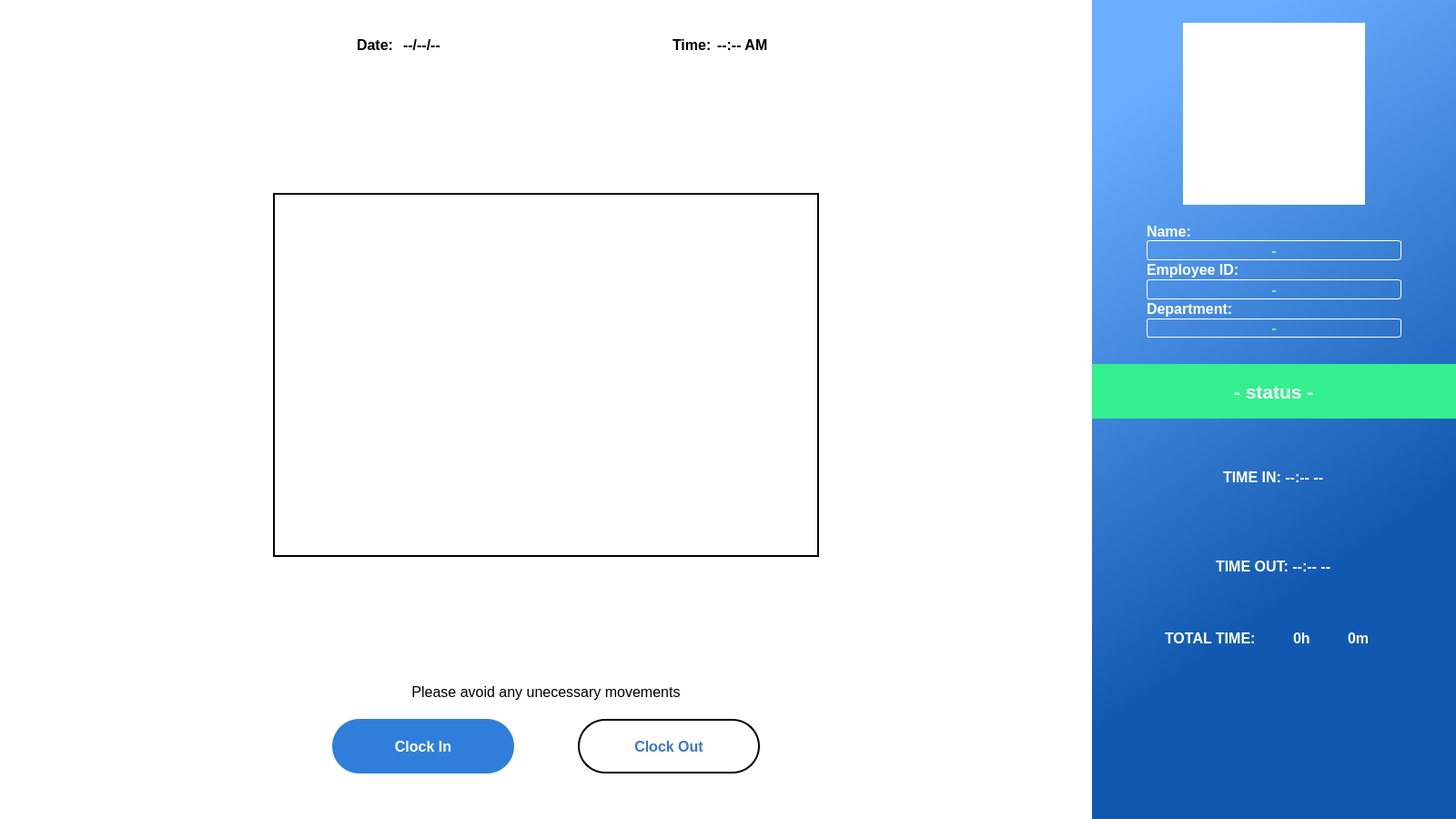
<?xml version="1.0" encoding="UTF-8"?>
<ui version="4.0">
 <class>MainWindow</class>
 <widget class="QMainWindow" name="MainWindow">
  <property name="geometry">
   <rect>
    <x>0</x>
    <y>0</y>
    <width>1600</width>
    <height>900</height>
   </rect>
  </property>
  <property name="windowTitle">
   <string>Employee Window</string>
  </property>
  <property name="windowIcon">
   <iconset>
    <normaloff>icons/logo.png</normaloff>icons/logo.png</iconset>
  </property>
  <widget class="QWidget" name="centralwidget">
   <property name="styleSheet">
    <string notr="true">#centralwidget {
	background-color: white;
}

#rightWidget {
	background-color: qlineargradient(spread:pad, x1:0.799, y1:0.971591, x2:0.5, y2:0, stop:0.298507 rgba(17, 89, 176, 255), stop:1 rgba(105, 173, 255, 255));
}</string>
   </property>
   <layout class="QHBoxLayout" name="horizontalLayout">
    <property name="spacing">
     <number>0</number>
    </property>
    <property name="leftMargin">
     <number>0</number>
    </property>
    <property name="topMargin">
     <number>0</number>
    </property>
    <property name="rightMargin">
     <number>0</number>
    </property>
    <property name="bottomMargin">
     <number>0</number>
    </property>
    <item alignment="Qt::AlignHCenter">
     <widget class="QWidget" name="leftWidget" native="true">
      <property name="minimumSize">
       <size>
        <width>0</width>
        <height>0</height>
       </size>
      </property>
      <layout class="QVBoxLayout" name="verticalLayout_6">
       <property name="spacing">
        <number>0</number>
       </property>
       <property name="leftMargin">
        <number>0</number>
       </property>
       <property name="topMargin">
        <number>11</number>
       </property>
       <property name="rightMargin">
        <number>0</number>
       </property>
       <property name="bottomMargin">
        <number>50</number>
       </property>
       <item>
        <widget class="QWidget" name="widget_5" native="true">
         <property name="sizePolicy">
          <sizepolicy hsizetype="Preferred" vsizetype="Minimum">
           <horstretch>0</horstretch>
           <verstretch>0</verstretch>
          </sizepolicy>
         </property>
         <property name="minimumSize">
          <size>
           <width>150</width>
           <height>0</height>
          </size>
         </property>
         <layout class="QVBoxLayout" name="verticalLayout_7">
          <property name="leftMargin">
           <number>0</number>
          </property>
          <property name="topMargin">
           <number>0</number>
          </property>
          <property name="rightMargin">
           <number>0</number>
          </property>
          <property name="bottomMargin">
           <number>0</number>
          </property>
          <item alignment="Qt::AlignHCenter">
           <widget class="QLabel" name="label_2">
            <property name="sizePolicy">
             <sizepolicy hsizetype="Preferred" vsizetype="Preferred">
              <horstretch>0</horstretch>
              <verstretch>0</verstretch>
             </sizepolicy>
            </property>
            <property name="minimumSize">
             <size>
              <width>0</width>
              <height>0</height>
             </size>
            </property>
            <property name="text">
             <string/>
            </property>
            <property name="pixmap">
             <pixmap>icons/recognitionRangers.png</pixmap>
            </property>
            <property name="alignment">
             <set>Qt::AlignCenter</set>
            </property>
           </widget>
          </item>
         </layout>
        </widget>
       </item>
       <item alignment="Qt::AlignHCenter|Qt::AlignBottom">
        <widget class="QWidget" name="widget_6" native="true">
         <property name="sizePolicy">
          <sizepolicy hsizetype="MinimumExpanding" vsizetype="MinimumExpanding">
           <horstretch>0</horstretch>
           <verstretch>0</verstretch>
          </sizepolicy>
         </property>
         <property name="maximumSize">
          <size>
           <width>16777215</width>
           <height>80</height>
          </size>
         </property>
         <layout class="QHBoxLayout" name="horizontalLayout_3">
          <property name="spacing">
           <number>200</number>
          </property>
          <property name="leftMargin">
           <number>0</number>
          </property>
          <property name="topMargin">
           <number>0</number>
          </property>
          <property name="rightMargin">
           <number>0</number>
          </property>
          <property name="bottomMargin">
           <number>0</number>
          </property>
          <item alignment="Qt::AlignLeft|Qt::AlignBottom">
           <widget class="QWidget" name="widget_10" native="true">
            <layout class="QHBoxLayout" name="horizontalLayout_4">
             <item>
              <widget class="QLabel" name="dateIcon">
               <property name="minimumSize">
                <size>
                 <width>31</width>
                 <height>31</height>
                </size>
               </property>
               <property name="maximumSize">
                <size>
                 <width>31</width>
                 <height>31</height>
                </size>
               </property>
               <property name="font">
                <font>
                 <pointsize>10</pointsize>
                </font>
               </property>
               <property name="text">
                <string/>
               </property>
               <property name="pixmap">
                <pixmap>icons/calendar.png</pixmap>
               </property>
               <property name="scaledContents">
                <bool>true</bool>
               </property>
              </widget>
             </item>
             <item>
              <widget class="QLabel" name="Date">
               <property name="font">
                <font>
                 <family>Segoe UI</family>
                 <pointsize>12</pointsize>
                 <weight>75</weight>
                 <bold>true</bold>
                </font>
               </property>
               <property name="text">
                <string>Date: </string>
               </property>
              </widget>
             </item>
             <item>
              <widget class="QLabel" name="Date_Label">
               <property name="font">
                <font>
                 <family>Segoe UI</family>
                 <pointsize>12</pointsize>
                 <weight>75</weight>
                 <bold>true</bold>
                </font>
               </property>
               <property name="text">
                <string>--/--/--</string>
               </property>
              </widget>
             </item>
            </layout>
           </widget>
          </item>
          <item alignment="Qt::AlignRight|Qt::AlignBottom">
           <widget class="QWidget" name="widget_11" native="true">
            <layout class="QHBoxLayout" name="horizontalLayout_5">
             <item>
              <widget class="QLabel" name="clockIcon">
               <property name="minimumSize">
                <size>
                 <width>31</width>
                 <height>31</height>
                </size>
               </property>
               <property name="maximumSize">
                <size>
                 <width>31</width>
                 <height>31</height>
                </size>
               </property>
               <property name="text">
                <string/>
               </property>
               <property name="pixmap">
                <pixmap>icons/clock.png</pixmap>
               </property>
               <property name="scaledContents">
                <bool>true</bool>
               </property>
              </widget>
             </item>
             <item>
              <widget class="QLabel" name="Time">
               <property name="font">
                <font>
                 <family>Segoe UI</family>
                 <pointsize>12</pointsize>
                 <weight>75</weight>
                 <bold>true</bold>
                </font>
               </property>
               <property name="text">
                <string>Time:</string>
               </property>
              </widget>
             </item>
             <item>
              <widget class="QLabel" name="Time_Label">
               <property name="font">
                <font>
                 <family>Segoe UI</family>
                 <pointsize>12</pointsize>
                 <weight>75</weight>
                 <bold>true</bold>
                </font>
               </property>
               <property name="text">
                <string>--:-- AM</string>
               </property>
              </widget>
             </item>
            </layout>
           </widget>
          </item>
         </layout>
        </widget>
       </item>
       <item alignment="Qt::AlignHCenter">
        <widget class="QWidget" name="widget_7" native="true">
         <property name="sizePolicy">
          <sizepolicy hsizetype="Expanding" vsizetype="Expanding">
           <horstretch>0</horstretch>
           <verstretch>0</verstretch>
          </sizepolicy>
         </property>
         <property name="minimumSize">
          <size>
           <width>0</width>
           <height>0</height>
          </size>
         </property>
         <property name="maximumSize">
          <size>
           <width>16777215</width>
           <height>16777215</height>
          </size>
         </property>
         <property name="styleSheet">
          <string notr="true"/>
         </property>
         <layout class="QVBoxLayout" name="verticalLayout_8">
          <property name="spacing">
           <number>0</number>
          </property>
          <property name="leftMargin">
           <number>0</number>
          </property>
          <property name="topMargin">
           <number>0</number>
          </property>
          <property name="rightMargin">
           <number>0</number>
          </property>
          <property name="bottomMargin">
           <number>0</number>
          </property>
          <item alignment="Qt::AlignHCenter">
           <widget class="QLabel" name="imgLabel">
            <property name="sizePolicy">
             <sizepolicy hsizetype="Minimum" vsizetype="Maximum">
              <horstretch>0</horstretch>
              <verstretch>0</verstretch>
             </sizepolicy>
            </property>
            <property name="minimumSize">
             <size>
              <width>600</width>
              <height>400</height>
             </size>
            </property>
            <property name="maximumSize">
             <size>
              <width>16777215</width>
              <height>16777215</height>
             </size>
            </property>
            <property name="styleSheet">
             <string notr="true">background-color: white;
border: 2px solid black;
</string>
            </property>
            <property name="text">
             <string/>
            </property>
            <property name="scaledContents">
             <bool>true</bool>
            </property>
           </widget>
          </item>
         </layout>
        </widget>
       </item>
       <item alignment="Qt::AlignHCenter|Qt::AlignTop">
        <widget class="QWidget" name="widget_8" native="true">
         <property name="maximumSize">
          <size>
           <width>16777215</width>
           <height>50</height>
          </size>
         </property>
         <layout class="QVBoxLayout" name="verticalLayout_9">
          <property name="leftMargin">
           <number>0</number>
          </property>
          <property name="topMargin">
           <number>0</number>
          </property>
          <property name="rightMargin">
           <number>0</number>
          </property>
          <property name="bottomMargin">
           <number>20</number>
          </property>
          <item alignment="Qt::AlignHCenter">
           <widget class="QLabel" name="label_3">
            <property name="font">
             <font>
              <family>Segoe UI</family>
              <pointsize>12</pointsize>
             </font>
            </property>
            <property name="text">
             <string>Please avoid any unecessary movements</string>
            </property>
            <property name="alignment">
             <set>Qt::AlignCenter</set>
            </property>
           </widget>
          </item>
         </layout>
        </widget>
       </item>
       <item alignment="Qt::AlignHCenter|Qt::AlignVCenter">
        <widget class="QWidget" name="widget_9" native="true">
         <property name="sizePolicy">
          <sizepolicy hsizetype="Preferred" vsizetype="Expanding">
           <horstretch>0</horstretch>
           <verstretch>0</verstretch>
          </sizepolicy>
         </property>
         <property name="minimumSize">
          <size>
           <width>0</width>
           <height>60</height>
          </size>
         </property>
         <property name="styleSheet">
          <string notr="true">
#ClockInButton, #BreakInButton {
	background-color: rgb(47, 127, 218);
	color: white; 	
	border-radius: 30px;
}

#ClockInButton:hover, #BreakInButton:hover {
	background-color: qlineargradient(spread:pad, x1:0.5, y1:1, x2:0.5, y2:0, stop:0 rgba(0, 83, 178, 255), stop:0.567164 rgba(56, 144, 244, 255));
}

#ClockOutButton, #BreakOutButton {
	background-color: white;
	color: #3778C6; 
	border: 2px solid black;
	border-radius: 30px;
}


#ClockOutButton:hover, #BreakOutButton:hover {
	background-color: qlineargradient(spread:pad, x1:0.5, y1:1, x2:0.5, y2:0, stop:0.174129 rgba(202, 202, 202, 255), stop:0.517413 rgba(255, 255, 255, 255));
}</string>
         </property>
         <layout class="QHBoxLayout" name="horizontalLayout_6">
          <property name="spacing">
           <number>70</number>
          </property>
          <property name="leftMargin">
           <number>0</number>
          </property>
          <property name="topMargin">
           <number>0</number>
          </property>
          <property name="rightMargin">
           <number>0</number>
          </property>
          <property name="bottomMargin">
           <number>0</number>
          </property>
          <item>
           <widget class="QPushButton" name="ClockInButton">
            <property name="minimumSize">
             <size>
              <width>200</width>
              <height>0</height>
             </size>
            </property>
            <property name="maximumSize">
             <size>
              <width>200</width>
              <height>60</height>
             </size>
            </property>
            <property name="font">
             <font>
              <family>Segoe UI</family>
              <pointsize>12</pointsize>
              <weight>75</weight>
              <bold>true</bold>
             </font>
            </property>
            <property name="autoFillBackground">
             <bool>false</bool>
            </property>
            <property name="styleSheet">
             <string notr="true"/>
            </property>
            <property name="text">
             <string>Clock In</string>
            </property>
            <property name="icon">
             <iconset resource="resource.qrc">
              <normaloff>:/icons/icons/log-in.png</normaloff>:/icons/icons/log-in.png</iconset>
            </property>
            <property name="iconSize">
             <size>
              <width>30</width>
              <height>30</height>
             </size>
            </property>
            <property name="checkable">
             <bool>true</bool>
            </property>
            <property name="default">
             <bool>false</bool>
            </property>
            <property name="flat">
             <bool>false</bool>
            </property>
           </widget>
          </item>
          <item>
           <widget class="QPushButton" name="ClockOutButton">
            <property name="minimumSize">
             <size>
              <width>200</width>
              <height>0</height>
             </size>
            </property>
            <property name="maximumSize">
             <size>
              <width>200</width>
              <height>60</height>
             </size>
            </property>
            <property name="font">
             <font>
              <family>Segoe UI</family>
              <pointsize>12</pointsize>
              <weight>75</weight>
              <bold>true</bold>
             </font>
            </property>
            <property name="autoFillBackground">
             <bool>false</bool>
            </property>
            <property name="styleSheet">
             <string notr="true"/>
            </property>
            <property name="text">
             <string>Clock Out</string>
            </property>
            <property name="icon">
             <iconset resource="resource.qrc">
              <normaloff>:/icons/icons/log-out.png</normaloff>:/icons/icons/log-out.png</iconset>
            </property>
            <property name="checkable">
             <bool>true</bool>
            </property>
            <property name="default">
             <bool>false</bool>
            </property>
           </widget>
          </item>
         </layout>
        </widget>
       </item>
      </layout>
     </widget>
    </item>
    <item>
     <widget class="QWidget" name="rightWidget" native="true">
      <property name="minimumSize">
       <size>
        <width>400</width>
        <height>0</height>
       </size>
      </property>
      <property name="maximumSize">
       <size>
        <width>400</width>
        <height>16777215</height>
       </size>
      </property>
      <property name="styleSheet">
       <string notr="true">#statusWidget {
	background-color: rgb(52, 239, 142);
	color: white;
}

#StatusLabel {
	color: white;
}

#picLabel {
	background-color: white;
}</string>
      </property>
      <layout class="QVBoxLayout" name="verticalLayout">
       <property name="spacing">
        <number>0</number>
       </property>
       <property name="leftMargin">
        <number>0</number>
       </property>
       <property name="topMargin">
        <number>0</number>
       </property>
       <property name="rightMargin">
        <number>0</number>
       </property>
       <property name="bottomMargin">
        <number>0</number>
       </property>
       <item>
        <widget class="QWidget" name="widget" native="true">
         <property name="sizePolicy">
          <sizepolicy hsizetype="Preferred" vsizetype="Maximum">
           <horstretch>0</horstretch>
           <verstretch>0</verstretch>
          </sizepolicy>
         </property>
         <property name="minimumSize">
          <size>
           <width>0</width>
           <height>400</height>
          </size>
         </property>
         <property name="sizeIncrement">
          <size>
           <width>0</width>
           <height>0</height>
          </size>
         </property>
         <property name="styleSheet">
          <string notr="true">#Name, #Id, #Department {
	color: white;
}

#Name {
	margin-top: 20px;
}

#NameLabel, #Emp_ID, #Dep_Name {
	color: rgb(108, 255, 177);
	border: 1px solid white;
	border-radius: 3px;
}

#Dep_Name {
	margin-bottom: 20px;
}</string>
         </property>
         <layout class="QVBoxLayout" name="verticalLayout_3">
          <property name="spacing">
           <number>0</number>
          </property>
          <property name="leftMargin">
           <number>60</number>
          </property>
          <property name="topMargin">
           <number>25</number>
          </property>
          <property name="rightMargin">
           <number>60</number>
          </property>
          <item alignment="Qt::AlignHCenter">
           <widget class="QLabel" name="picLabel">
            <property name="minimumSize">
             <size>
              <width>200</width>
              <height>200</height>
             </size>
            </property>
            <property name="maximumSize">
             <size>
              <width>200</width>
              <height>200</height>
             </size>
            </property>
            <property name="sizeIncrement">
             <size>
              <width>0</width>
              <height>0</height>
             </size>
            </property>
            <property name="baseSize">
             <size>
              <width>0</width>
              <height>0</height>
             </size>
            </property>
            <property name="autoFillBackground">
             <bool>false</bool>
            </property>
            <property name="text">
             <string/>
            </property>
            <property name="pixmap">
             <pixmap>icons/profile.png</pixmap>
            </property>
            <property name="scaledContents">
             <bool>true</bool>
            </property>
           </widget>
          </item>
          <item alignment="Qt::AlignLeft">
           <widget class="QLabel" name="Name">
            <property name="font">
             <font>
              <family>Segoe UI</family>
              <pointsize>12</pointsize>
              <weight>75</weight>
              <bold>true</bold>
             </font>
            </property>
            <property name="text">
             <string>Name:</string>
            </property>
            <property name="indent">
             <number>0</number>
            </property>
           </widget>
          </item>
          <item>
           <widget class="QLabel" name="NameLabel">
            <property name="minimumSize">
             <size>
              <width>0</width>
              <height>0</height>
             </size>
            </property>
            <property name="font">
             <font>
              <family>Segoe UI</family>
              <pointsize>12</pointsize>
              <weight>75</weight>
              <bold>true</bold>
             </font>
            </property>
            <property name="text">
             <string>-</string>
            </property>
            <property name="alignment">
             <set>Qt::AlignCenter</set>
            </property>
           </widget>
          </item>
          <item alignment="Qt::AlignLeft">
           <widget class="QLabel" name="Id">
            <property name="font">
             <font>
              <family>Segoe UI</family>
              <pointsize>12</pointsize>
              <weight>75</weight>
              <bold>true</bold>
             </font>
            </property>
            <property name="text">
             <string>Employee ID:</string>
            </property>
            <property name="indent">
             <number>0</number>
            </property>
           </widget>
          </item>
          <item>
           <widget class="QLabel" name="Emp_ID">
            <property name="minimumSize">
             <size>
              <width>0</width>
              <height>0</height>
             </size>
            </property>
            <property name="font">
             <font>
              <family>Segoe UI</family>
              <pointsize>12</pointsize>
              <weight>75</weight>
              <bold>true</bold>
             </font>
            </property>
            <property name="text">
             <string>-</string>
            </property>
            <property name="alignment">
             <set>Qt::AlignCenter</set>
            </property>
           </widget>
          </item>
          <item alignment="Qt::AlignLeft">
           <widget class="QLabel" name="Department">
            <property name="font">
             <font>
              <family>Segoe UI</family>
              <pointsize>12</pointsize>
              <weight>75</weight>
              <bold>true</bold>
             </font>
            </property>
            <property name="text">
             <string>Department:</string>
            </property>
            <property name="indent">
             <number>0</number>
            </property>
           </widget>
          </item>
          <item>
           <widget class="QLabel" name="Dep_Name">
            <property name="minimumSize">
             <size>
              <width>0</width>
              <height>0</height>
             </size>
            </property>
            <property name="font">
             <font>
              <family>Segoe UI</family>
              <pointsize>12</pointsize>
              <weight>75</weight>
              <bold>true</bold>
             </font>
            </property>
            <property name="text">
             <string>-</string>
            </property>
            <property name="alignment">
             <set>Qt::AlignCenter</set>
            </property>
           </widget>
          </item>
         </layout>
        </widget>
       </item>
       <item>
        <widget class="QWidget" name="statusWidget" native="true">
         <property name="minimumSize">
          <size>
           <width>0</width>
           <height>60</height>
          </size>
         </property>
         <property name="maximumSize">
          <size>
           <width>16777215</width>
           <height>60</height>
          </size>
         </property>
         <layout class="QVBoxLayout" name="verticalLayout_2">
          <item alignment="Qt::AlignHCenter">
           <widget class="QLabel" name="StatusLabel">
            <property name="font">
             <font>
              <family>Segoe UI</family>
              <pointsize>16</pointsize>
              <weight>75</weight>
              <bold>true</bold>
             </font>
            </property>
            <property name="text">
             <string>- status -</string>
            </property>
           </widget>
          </item>
         </layout>
        </widget>
       </item>
       <item>
        <widget class="QWidget" name="widget_3" native="true">
         <property name="sizePolicy">
          <sizepolicy hsizetype="Preferred" vsizetype="Preferred">
           <horstretch>0</horstretch>
           <verstretch>0</verstretch>
          </sizepolicy>
         </property>
         <property name="minimumSize">
          <size>
           <width>0</width>
           <height>0</height>
          </size>
         </property>
         <property name="styleSheet">
          <string notr="true">* {
	color: white;
}</string>
         </property>
         <layout class="QVBoxLayout" name="verticalLayout_4">
          <item>
           <widget class="QWidget" name="widget_2" native="true">
            <property name="minimumSize">
             <size>
              <width>0</width>
              <height>70</height>
             </size>
            </property>
            <layout class="QVBoxLayout" name="verticalLayout_5">
             <item alignment="Qt::AlignHCenter">
              <widget class="QLabel" name="TimeInLabel">
               <property name="font">
                <font>
                 <family>Segoe UI</family>
                 <pointsize>12</pointsize>
                 <weight>75</weight>
                 <bold>true</bold>
                </font>
               </property>
               <property name="text">
                <string>TIME IN: --:-- --</string>
               </property>
              </widget>
             </item>
             <item alignment="Qt::AlignHCenter">
              <widget class="QLabel" name="TimeOutLabel">
               <property name="font">
                <font>
                 <family>Segoe UI</family>
                 <pointsize>12</pointsize>
                 <weight>75</weight>
                 <bold>true</bold>
                </font>
               </property>
               <property name="text">
                <string>TIME OUT: --:-- --</string>
               </property>
              </widget>
             </item>
            </layout>
           </widget>
          </item>
          <item alignment="Qt::AlignTop">
           <widget class="QWidget" name="widget_4" native="true">
            <property name="font">
             <font>
              <pointsize>12</pointsize>
             </font>
            </property>
            <layout class="QHBoxLayout" name="horizontalLayout_2">
             <property name="spacing">
              <number>0</number>
             </property>
             <property name="leftMargin">
              <number>70</number>
             </property>
             <item alignment="Qt::AlignRight">
              <widget class="QLabel" name="label">
               <property name="font">
                <font>
                 <family>Segoe UI</family>
                 <pointsize>12</pointsize>
                 <weight>75</weight>
                 <bold>true</bold>
                </font>
               </property>
               <property name="text">
                <string>TOTAL TIME:</string>
               </property>
              </widget>
             </item>
             <item alignment="Qt::AlignHCenter">
              <widget class="QLabel" name="HoursLabel">
               <property name="font">
                <font>
                 <family>Segoe UI</family>
                 <pointsize>12</pointsize>
                 <weight>75</weight>
                 <bold>true</bold>
                </font>
               </property>
               <property name="text">
                <string>0h</string>
               </property>
              </widget>
             </item>
             <item alignment="Qt::AlignLeft">
              <widget class="QLabel" name="MinLabel">
               <property name="font">
                <font>
                 <family>Segoe UI</family>
                 <pointsize>12</pointsize>
                 <weight>75</weight>
                 <bold>true</bold>
                </font>
               </property>
               <property name="text">
                <string>0m</string>
               </property>
              </widget>
             </item>
            </layout>
           </widget>
          </item>
         </layout>
        </widget>
       </item>
      </layout>
     </widget>
    </item>
   </layout>
  </widget>
 </widget>
 <resources>
  <include location="resource.qrc"/>
 </resources>
 <connections/>
</ui>
